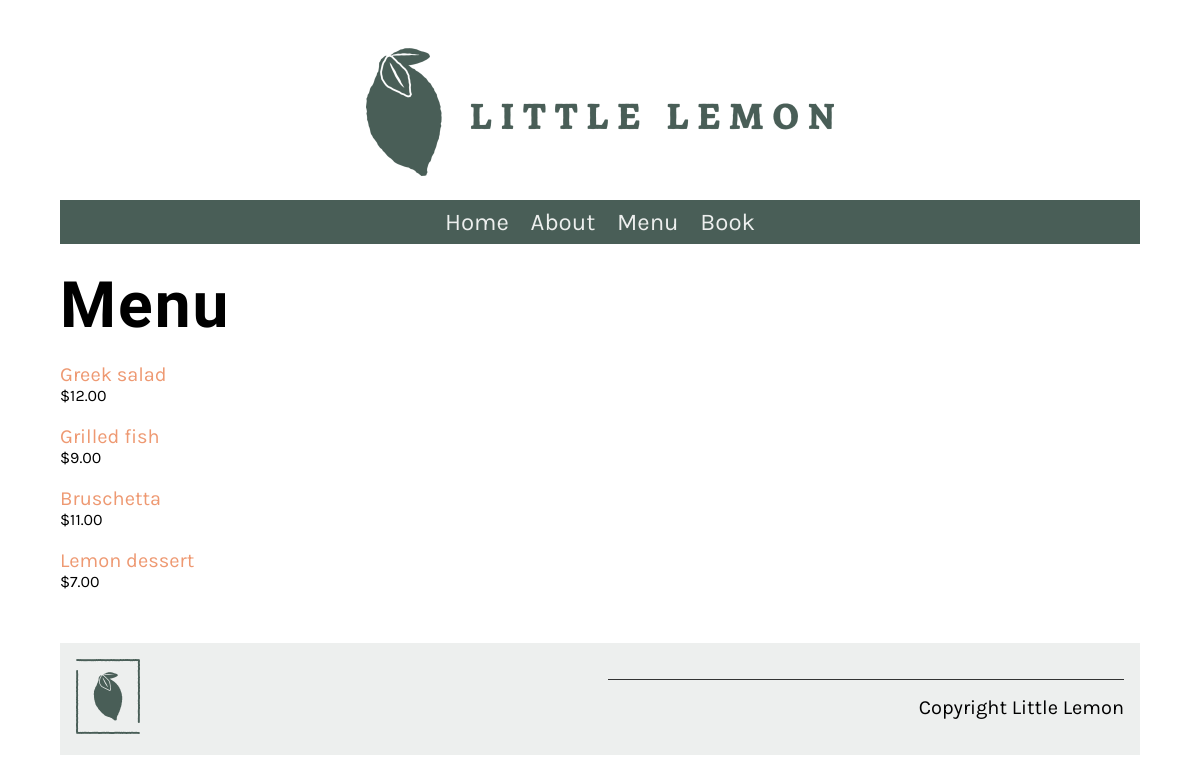
The app's page /menu/ with its own data.
### restaurant/models.py (models this page shows, shortened)
class Menu (models.Model):
   name = models.CharField(max_length=200)
   price = models.IntegerField()
   description = models.TextField(max_length=1000,default='')

### restaurant/views.py (the view)
# urls.py: path('menu/', views.menu,name="menu"),
def menu(request):
    menu_data = Menu.objects.all()
    main_data = {
        "menu": menu_data,
    }
    return render(request, 'menu.html', {"menu": main_data})

### restaurant/templates/menu.html
{% extends 'base.html' %}
{% load static %}
{% block content %}
<h1>Menu</h1>
<div class="column">
    {% for item in menu.menu %}
    <p>
        <a href="{% url 'menu_item' pk=item.pk %}">
            {{ item.name }}
            </a>
        <span class="menu-price">
            ${{ item.price }}.00
        </span>
    </p>
    {% endfor %}
</div>
{% endblock %}

### restaurant/static/css/style.css (style rules this page uses)
body { font-family: 'Karla', sans-serif; margin-top: 3rem; margin-bottom: 3rem; margin-left: 5%; margin-right: 5%; }
h1, h2, h3, h4, h5, h6 { font-family: 'Markazi Text', serif; letter-spacing: 2px;; }
h1 { font-size: 4rem; margin-top: 1.5rem; margin-bottom: 0; }
p, ul { font-size: 1.25rem;; }
a { color: #EE9972; text-decoration: none; }
.column { flex-basis: 50%; margin-bottom: 1rem; padding-bottom: 1rem; }
.menu-price { display: block; font-size: 1rem; }

### records on screen
Menu: name "Greek salad", price "12"
Menu: name "Grilled fish", price "9"
Menu: name "Bruschetta", price "11"
Menu: name "Lemon dessert", price "7"
